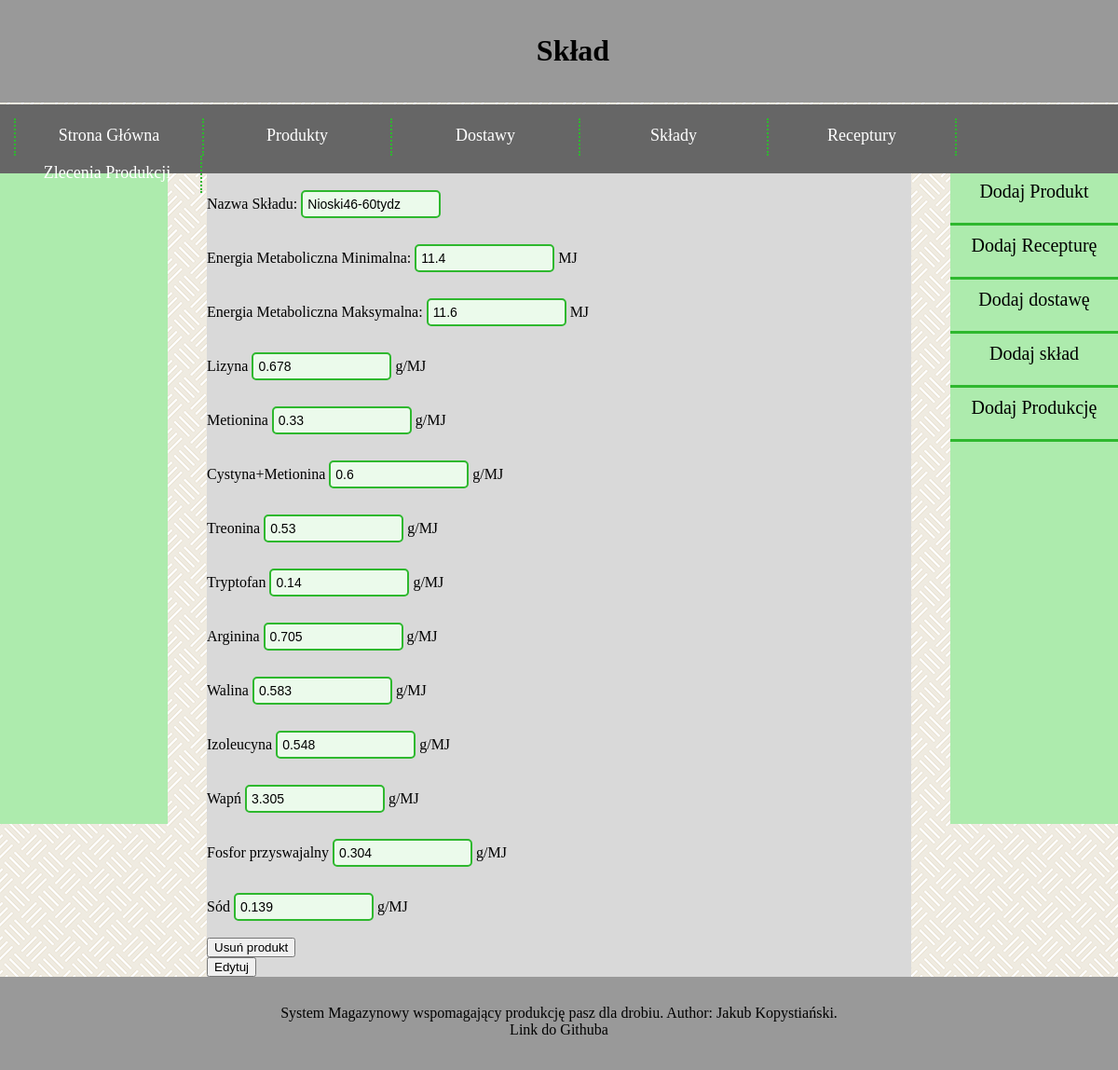
Screenshot of /warehouse/composition/2/ with the database file from the repository.
### warehouse/models.py (models this page shows, shortened)
class Composition(models.Model):
    composition_name = models.CharField(max_length=1024)
    energia_metaboliczna_min = models.FloatField()
    energia_metaboliczna_max = models.FloatField()
    lizyna = models.FloatField()
    metionina = models.FloatField()
    cystyna_metionina = models.FloatField()
    treonina = models.FloatField()
    tryptofan = models.FloatField()
    arginina = models.FloatField()
    walina = models.FloatField()
    izoleucyna = models.FloatField()
    wapn = models.FloatField()
    fosfor_przyswajalny = models.FloatField()
    sod = models.FloatField()

### warehouse/views.py (the view, shortened to what this page needs)
# urls.py: path("composition/<int:composition_id>/", views.composition, name="widok składu"),
def composition(request, composition_id):
    latest_deliveries_list      = Delivery.objects.all()
    latest_products_list        = Product.objects.all()
    latest_compositions_list    = Composition.objects.all()
    latest_productions_list     = Production.objects.all()
    latest_recipes_list         = Recipe.objects.all()
    readonly = True
    if Composition.objects.filter(pk=composition_id).exists():
        composition = Composition.objects.get(pk = composition_id)
    else:
        composition = False
    context = {
        "latest_deliveries_list": latest_deliveries_list,
        "latest_products_list": latest_products_list,
        "latest_compositions_list": latest_compositions_list,
        "latest_productions_list": latest_productions_list,
        "latest_recipes_list": latest_recipes_list,
        "composition": composition,
        "newly_created" : False,
        "readonly" : readonly,
    }
    return render(request, "warehouse/composition.html", context)

### warehouse/templates/warehouse/composition.html (shortened to what this page needs)
{% extends "base.html" %}
{% block title %}Skład{% endblock %}
{% block content %}
{% if composition %}
<div>
<form method="POST">
  <label for="composition_name">Nazwa Składu:</label>
  <input type="text" id="composition_name" name="composition_name" value={{composition.composition_name}} {% if readonly %} readonly {% endif %}>
  <br/><br/>
  <label for="energia_metaboliczna_min">Energia Metaboliczna Minimalna:</label>
  <input type="number" id="energia_metaboliczna_min" name="energia_metaboliczna_min" min="0,0"  step="0.01" value={{composition.energia_metaboliczna_min}} {% if readonly %} readonly {% endif %}>
  MJ
  <br/><br/>
  <label for="energia_metaboliczna_max">Energia Metaboliczna Maksymalna:</label>
  <input type="number" id="energia_metaboliczna_max" name="energia_metaboliczna_max" min="0,0"  step="0.01" value={{composition.energia_metaboliczna_max}} {% if readonly %} readonly {% endif %}>
  MJ
  <br/><br/>
  <label for="lizyna">Lizyna</label>
  <input type="number" id="lizyna" name="lizyna" min="0,00"  step="0.001" value={{composition.lizyna}} {% if readonly %} readonly {% endif %}>
  g/MJ
  <br/><br/>
  <label for="metionina">Metionina</label>
  <input type="number" id="metionina" name="metionina" min="0,00"  step="0.001" value={{composition.metionina}} {% if readonly %} readonly {% endif %}>
  g/MJ
  <br/><br/>
  <label for="cystyna_metionina">Cystyna+Metionina</label>
  <input type="number" id="cystyna_metionina" name="cystyna_metionina" min="0,00"  step="0.001" value={{composition.cystyna_metionina}} {% if readonly %} readonly {% endif %}>
  g/MJ
  <br/><br/>
  <label for="treonina">Treonina</label>
  <input type="number" id="treonina" name="treonina" min="0,00"  step="0.001" value={{composition.treonina}} {% if readonly %} readonly {% endif %}>
  g/MJ
  <br/><br/>
  <label for="tryptofan">Tryptofan</label>
  <input type="number" id="tryptofan" name="tryptofan" min="0,00"  step="0.001" value={{composition.tryptofan}} {% if readonly %} readonly {% endif %}>
  g/MJ
  <br/><br/>
  <label for="arginina">Arginina</label>
  <input type="number" id="arginina" name="arginina" min="0,00"  step="0.001" value={{composition.arginina}} {% if readonly %} readonly {% endif %}>
  g/MJ
  <br/><br/>
  <label for="walina">Walina</label>
  <input type="number" id="walina" name="walina" min="0,00"  step="0.001" value={{composition.walina}} {% if readonly %} readonly {% endif %}>
  g/MJ
  <br/><br/>
  <label for="izoleucyna">Izoleucyna</label>
  <input type="number" id="izoleucyna" name="izoleucyna" min="0,00"  step="0.001" value={{composition.izoleucyna}} {% if readonly %} readonly {% endif %}>
  g/MJ
  <br/><br/>
  <label for="wapn">Wapń</label>
  <input type="number" id="wapn" name="wapn" min="0,0"  step="0.001" value={{composition.wapn}} {% if readonly %} readonly {% endif %}>
  g/MJ
  <br/><br/>
  <label for="fosfor_przyswajalny">Fosfor przyswajalny</label>
  <input type="number" id="fosfor_przyswajalny" name="fosfor_przyswajalny" min="0,00"  step="0.001" value={{composition.fosfor_przyswajalny}} {% if readonly %} readonly {% endif %}>
  g/MJ
  <br/><br/>
  <label for="sod">Sód</label>
  <input type="number" id="sod" name="sod" min="0,00"  step="0.001" value={{composition.sod}} {% if readonly %} readonly {% endif %}>
  g/MJ
  <br/><br/>
  </form>
  </div>
  {% if readonly %}
  <form method="POST">
  <input type="submit" name="delete" value="Usuń produkt"/>
  </form>
  <form method="POST">
  <input type="submit" name="edit" value="Edytuj"/>
  </form>
  {% endif %}
{% else %}
  <div id="failed">Skład nie istnieje</div>
{% endif %}
{% endblock %}

### warehouse/static/warehouse/style.css (style rules this page uses)
:root { --gray_1: #f2f2f2; --gray_2: #d9d9d9; --gray_3: #bfbfbf; --gray_4: #999999; --gray_5: #666666; --gray_6: #404040; --gray_7: #262626; --green_1: #ebfaeb; --green_2: #adebad; --green_3: #85e085; --green_4: #5cd65c; --green_5: #33cc33; --green_6: #2eb82e; --green_7: #248f24; --green_8: #1f7a1f; --green_9: #145214; --red_1: #ff8080; --red_2: #ff0000; }
body { background-image: url("tlo.png"); color: white; margin: 0; }
input[type=number], input[type=text] { width: 150px; background-color: var(--green_1); color: black; border: 2px solid var(--green_6); border-radius: 5px; font-size: 14px; padding: 5px; box-sizing: border-box; outline: none; margin-top: 10px; }

### rows the page displays
Composition: composition_name "Nioski46-60tydz", energia_metaboliczna_min "11.4", energia_metaboliczna_max "11.6", lizyna "0.678", metionina "0.33", cystyna_metionina "0.6", treonina "0.53", tryptofan "0.14", arginina "0.705", walina "0.583", izoleucyna "0.548", wapn "3.305", fosfor_przyswajalny "0.304", sod "0.139"
